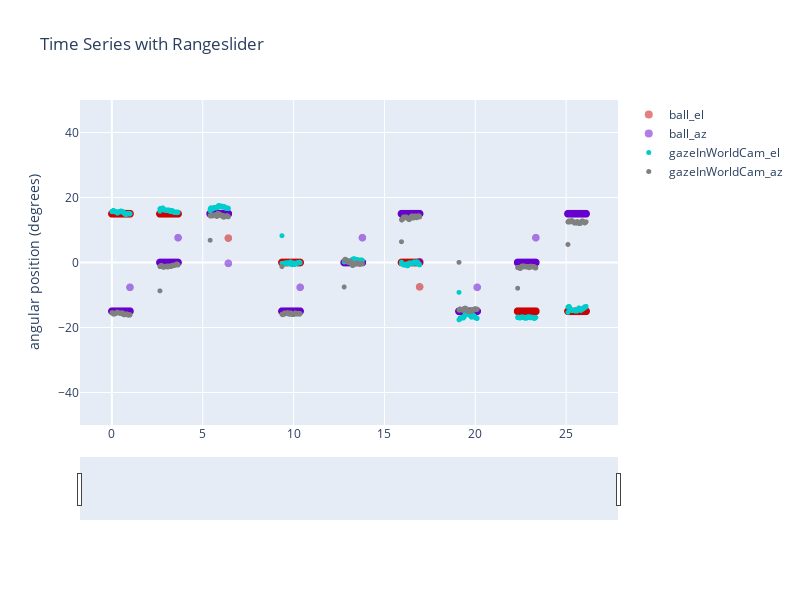

Source (notebook cell):
### Code cell
# yLim = [-100,100]

yLim=[-50,50]
width=800
height=600



startTimeS = df2['worldVidTimeSec'].iloc[0]
endTimeS = df2['worldVidTimeSec'].iloc[-2]

# I googled for, "python find first larger than"
startIndex = next(idx for idx, val in enumerate(df2['worldVidTimeSec']) if val >  startTimeS)
endIndex = next(idx for idx, val in enumerate(df2['worldVidTimeSec']) if val >  endTimeS)
print('Plotting from index: ' + str(startIndex) + ' to ' + str(endIndex))

colors_idx = ['rgb(0,204,204)','rgb(128,128,128)','rgb(204,0,0)','rgb(102,0,204)']

# from plotly.subplots import make_subplots
# fig = make_subplots(rows=2, cols=1,shared_xaxes=True)

traces = []

###

bEih_el = go.Scattergl(
    x=df2['worldVidTimeSec'][startIndex:endIndex],
    y=df2['ball_el'][startIndex:endIndex],
    name = 'ball_el',
    marker_color = colors_idx[2],
    mode='markers',
    marker_size = 8,
    opacity = 0.5)

bEih_az = go.Scattergl(
    x=df2['worldVidTimeSec'][startIndex:endIndex],
    y=df2['ball_az'][startIndex:endIndex],
    name = 'ball_az',
    marker_color = colors_idx[3],
    mode='markers',
    marker_size = 8,
    opacity = 0.5)


traces.append(bEih_el)
traces.append(bEih_az)


eih_el = go.Scattergl(
    x=df2['worldVidTimeSec'][startIndex:endIndex],
    y=-df2['gazeInWorldCam_el'][startIndex:endIndex],
    name = 'gazeInWorldCam_el',
    marker_color = colors_idx[0],
    mode='markers',
    marker_size = 5,
    opacity = 1)

eih_az = go.Scattergl(
    x=df2['worldVidTimeSec'][startIndex:endIndex],
    y=df2['gazeInWorldCam_az'][startIndex:endIndex],
    name = 'gazeInWorldCam_az',
    marker_color = colors_idx[1],
    mode='markers',
    marker_size = 5,
    opacity = 1)

traces.append(eih_el)
traces.append(eih_az)

layout = dict(
    dragmode= 'pan',
    title='Time Series with Rangeslider',
    width=width,
    height=height,
    yaxis=dict(range=yLim, title='angular position (degrees)'),
    xaxis=dict(
        rangeslider=dict(visible=True))
)


fig = dict(data=traces, layout=layout)

iplot(fig)

### Figure 1 — Plotly figure (JSON) as saved in the notebook; plotly's stock layout.template omitted (floating-point values rounded to 4 significant figures; data arrays with more than 128 entries replaced by an {"elided": "..."} marker saying what was removed)
{"data": [{"marker": {"color": "rgb(204,0,0)", "size": 8}, "mode": "markers", "name": "ball_el", "opacity": 0.5, "type": "scattergl", "x": {"elided": "2973 float values"}, "y": {"elided": "2973 float values"}}, {"marker": {"color": "rgb(102,0,204)", "size": 8}, "mode": "markers", "name": "ball_az", "opacity": 0.5, "type": "scattergl", "x": {"elided": "2973 float values"}, "y": {"elided": "2973 float values"}}, {"marker": {"color": "rgb(0,204,204)", "size": 5}, "mode": "markers", "name": "gazeInWorldCam_el", "opacity": 1, "type": "scattergl", "x": {"elided": "2973 float values"}, "y": {"elided": "2973 float values"}}, {"marker": {"color": "rgb(128,128,128)", "size": 5}, "mode": "markers", "name": "gazeInWorldCam_az", "opacity": 1, "type": "scattergl", "x": {"elided": "2973 float values"}, "y": {"elided": "2973 float values"}}], "layout": {"dragmode": "pan", "height": 600, "title": {"text": "Time Series with Rangeslider"}, "width": 800, "xaxis": {"rangeslider": {"visible": true}}, "yaxis": {"range": [-50, 50], "title": {"text": "angular position (degrees)"}}}}
